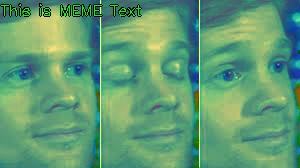
#> input picture sample_save.jpg, 300 x 168 px, given in place of ch01.264, which was not available
$ python human_detection.py
#> lines starting #> are read from the running program, lines starting #| are printed output that depends on the picture; after the words box and inside, x2 and y2 are one past the last pixel; in counts of white or black regions, pixels touching at a corner belong together; pictures that were not available may be replaced by others from this repository, and a replacement may not be noted
import cv2
import numpy as np
import time
#import serial
import requests

PICO_IP = "192.168.0.205"


# 🔌 Arduino COM port
#ser = serial.Serial("COM6", 9600)  # change COM if needed

RTSP_URL = "rtsp://admin:123456@192.168.0.100:554/ch01.264"

cap = cv2.VideoCapture(RTSP_URL)

triggered = False
last_seen = 0
trigger_time = 0
buzzer_on = False

STOP_DELAY = 5.0
BUZZER_DELAY = 5.0

while True:
    ret, frame = cap.read()
#> frame is the input picture: shape (168, 300, 3); mean B, G, R 115.6, 156.1, 96.1
    frame = cv2.resize(frame, (0,0), fx=0.5, fy=0.5)
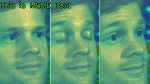
#> frame: shape (84, 150, 3); mean B, G, R 115.8, 156.2, 96.2
    if not ret:
        print("Stream failed")
        break

    hsv = cv2.cvtColor(frame, cv2.COLOR_BGR2HSV)
#> hsv: shape (84, 150, 3); mean H, S, V 68.8, 116.9, 158.7

    lower_green = np.array([40, 80, 80])
    upper_green = np.array([80, 255, 255])

    mask = cv2.inRange(hsv, lower_green, upper_green)
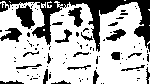
#> mask: shape (84, 150); 71.6% white; 103 black regions (80 under 20 px), largest, box (x1, y1, x2, y2) and area: (0, 0, 150, 52) 1864, (16, 5, 35, 29) 273, (0, 28, 22, 42) 166

    edges = cv2.Canny(mask, 50, 150)
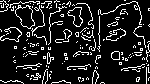
#> edges: shape (84, 150); 13.3% white in thin lines or dots

    contours, _ = cv2.findContours(edges, cv2.RETR_EXTERNAL, cv2.CHAIN_APPROX_SIMPLE)
#> contours = 145 contours, 141 with area under 20; largest, box (x1, y1, x2, y2) and area: (15, 5, 35, 29) 274, (67, 7, 83, 27) 159, (111, 51, 120, 60) 58, (47, 52, 54, 64) 28

    detected = False

    for cnt in contours:
        area = cv2.contourArea(cnt)

        if area < 1000:
            continue

        approx = cv2.approxPolyDP(cnt, 0.02 * cv2.arcLength(cnt, True), True)

        if len(approx) == 4:
            x, y, w, h = cv2.boundingRect(cnt)

            aspect_ratio = w / float(h)

            if 0.5 < aspect_ratio < 2.0:
                detected = True
                cv2.rectangle(frame, (x, y), (x+w, y+h), (0,255,0), 2)
#> this loop made 145 passes
#> (cnt, area) on passes 5, 6, 13, 15, 16, 19, 21, 22, 23, 26, 28, 29: ([[30, 78], [30, 79], [31, 78]], 0.5), ([[149, 77], [148, 78], [148, 80], [148, 78]], 0), ([[50, 71], [51, 72], [51, 71]], 0.5), ([[16, 71]], 0), ([[124, 70], [128, 70]], 0), ([[73, 69], [75, 69]], 0), ([[138, 68], [140, 68]], 0), ([[148, 67], [148, 72], [149, 72], [148, 71]], 0.5), ([[146, 67], [146, 83]], 0), ([[144, 66], [143, 67], [142, 67], [143, 67]], 0), ([[48, 66], [48, 67]], 0), ([[46, 65], [46, 66]], 0)
#> area on passes 1, 2, 3, 4, 7, 8: 0, 1.5, 2, 1, 10, 0

    current_time = time.time()

    # ---------------- TRIGGER ----------------
    if detected:
        last_seen = current_time

        if not triggered:
            print("TRIGGER")
            triggered = True
            trigger_time = current_time

        if not buzzer_on:
            try:
                requests.get(f"http://{PICO_IP}/on", timeout=0.2)
                buzzer_on = True
            except:
                print("Pico not reachable")

    # ---------------- STOP ----------------
    else:
        if triggered and (current_time - last_seen > STOP_DELAY):
            print("STOP")
            triggered = False

            if buzzer_on:
                try:
                    requests.get(f"http://{PICO_IP}/off", timeout=5)
                    buzzer_on = False
                except:
                    print("Pico not reachable")

    cv2.imshow("Camera", frame)

    if cv2.waitKey(1) == 27:
#> (key Esc is pressed here)
        break

cap.release()
#ser.close()
cv2.destroyAllWindows()
